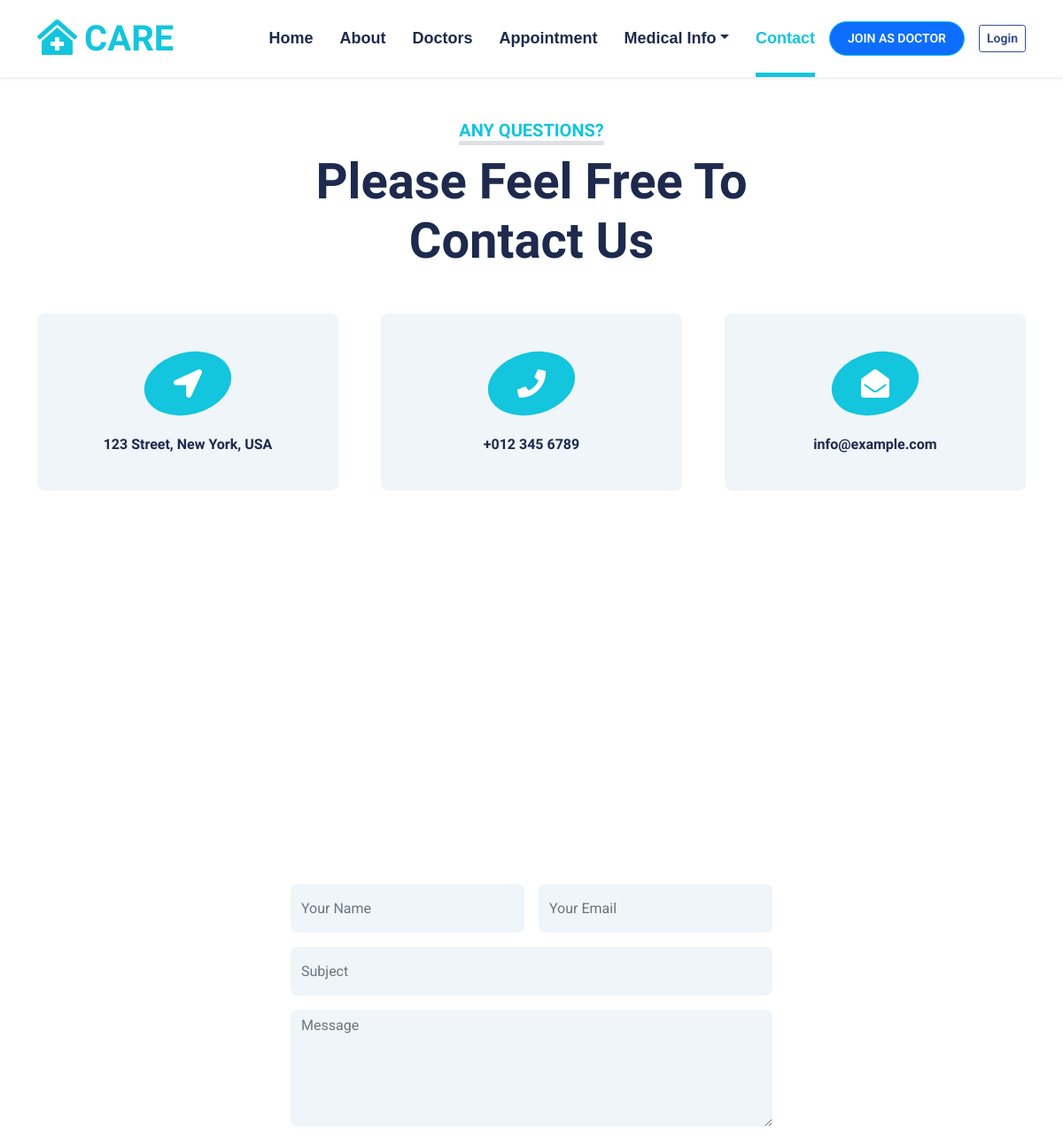
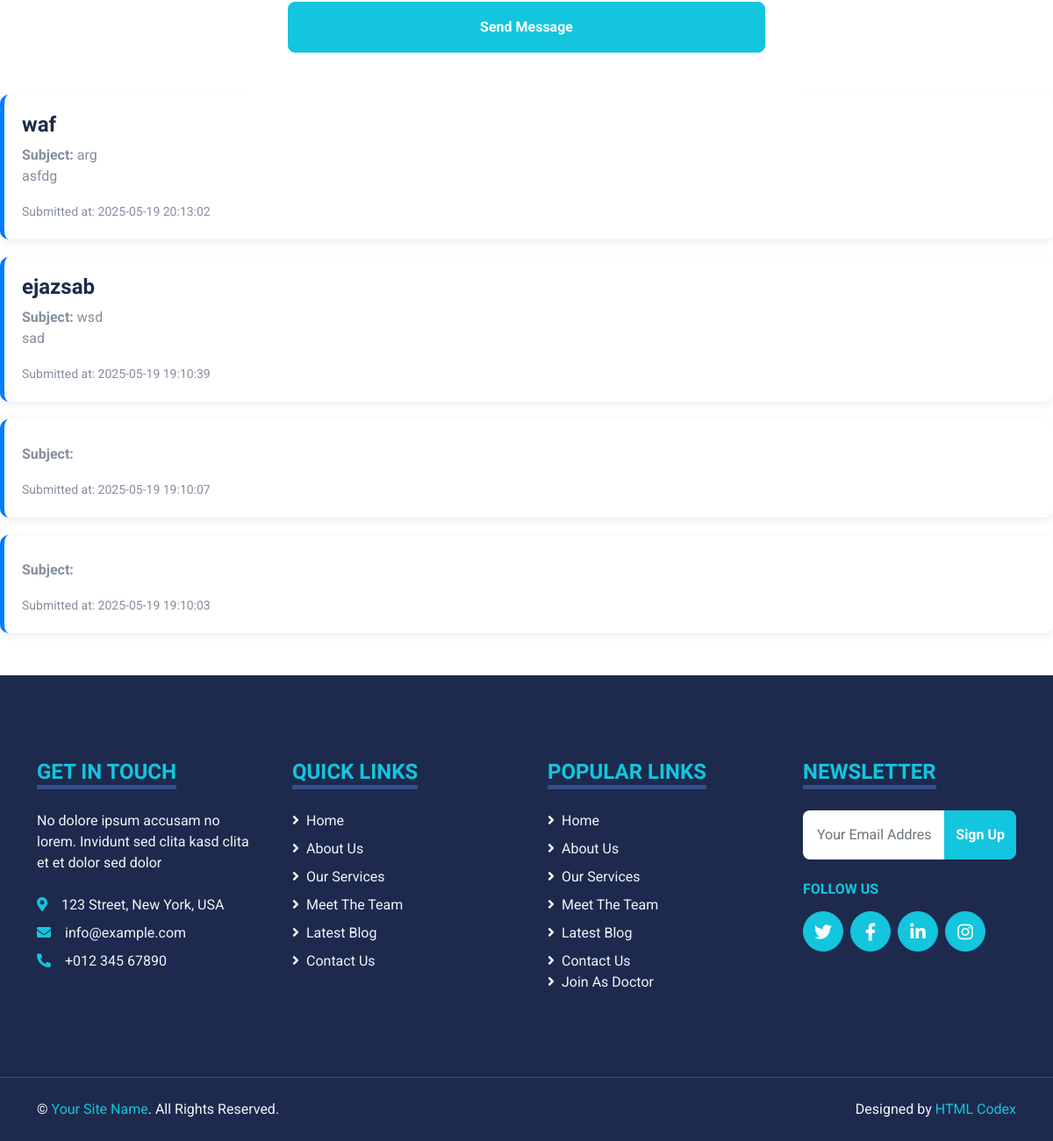
The page /contact.php on the database its author committed (2 pictures, top to bottom).
### tables this page shows
CREATE TABLE `feedback` (
  `id` int(11) NOT NULL,
  `name` varchar(100) DEFAULT NULL,
  `email` varchar(100) DEFAULT NULL,
  `subject` varchar(150) DEFAULT NULL,
  `message` text DEFAULT NULL,
  `submitted_at` timestamp NOT NULL DEFAULT current_timestamp()
);

### contact.php (the view, shortened to what this page needs)
<?php
include("db.php");
$result = $conn->query("SELECT * FROM feedback ORDER BY submitted_at DESC");
?>
<!DOCTYPE html>
<html lang="en">
<head>
    <link href="https://cdnjs.cloudflare.com/ajax/libs/font-awesome/5.15.0/css/all.min.css" rel="stylesheet">
    <link href="https://cdn.jsdelivr.net/npm/bootstrap-icons@1.4.1/font/bootstrap-icons.css" rel="stylesheet">
    <link href="lib/owlcarousel/assets/owl.carousel.min.css" rel="stylesheet">
    <link href="lib/tempusdominus/css/tempusdominus-bootstrap-4.min.css" rel="stylesheet" />
    <link href="css/bootstrap.min.css" rel="stylesheet">
    <link href="css/style.css" rel="stylesheet">
</head>
<body>
<?php include("nav.php"); ?>
    <div class="container-fluid pt-5">
        <div class="container">
            <div class="text-center mx-auto mb-5" style="max-width: 500px;">
                <h5 class="d-inline-block text-primary text-uppercase border-bottom border-5">Any Questions?</h5>
                <h1 class="display-4">Please Feel Free To Contact Us</h1>
            </div>
            <div class="row g-5 mb-5">
                <div class="col-lg-4">
                    <div class="bg-light rounded d-flex flex-column align-items-center justify-content-center text-center" style="height: 200px;">
                        <div class="d-flex align-items-center justify-content-center bg-primary rounded-circle mb-4" style="width: 100px; height: 70px; transform: rotate(-15deg);">
                            <i class="fa fa-2x fa-location-arrow text-white" style="transform: rotate(15deg);"></i>
                        </div>
                        <h6 class="mb-0">123 Street, New York, USA</h6>
                    </div>
                </div>
                <div class="col-lg-4">
                    <div class="bg-light rounded d-flex flex-column align-items-center justify-content-center text-center" style="height: 200px;">
                        <div class="d-flex align-items-center justify-content-center bg-primary rounded-circle mb-4" style="width: 100px; height: 70px; transform: rotate(-15deg);">
                            <i class="fa fa-2x fa-phone text-white" style="transform: rotate(15deg);"></i>
                        </div>
                        <h6 class="mb-0">+012 345 6789</h6>
                    </div>
                </div>
                <div class="col-lg-4">
                    <div class="bg-light rounded d-flex flex-column align-items-center justify-content-center text-center" style="height: 200px;">
                        <div class="d-flex align-items-center justify-content-center bg-primary rounded-circle mb-4" style="width: 100px; height: 70px; transform: rotate(-15deg);">
                            <i class="fa fa-2x fa-envelope-open text-white" style="transform: rotate(15deg);"></i>
                        </div>
                        <h6 class="mb-0">info@example.com</h6>
                    </div>
                </div>
            </div>
            <div class="row">
                <div class="col-12" style="height: 500px;">
                    <div class="position-relative h-100">
                        <iframe class="position-relative w-100 h-100"
                            src="https://www.google.com/maps/embed?pb=!1m18!1m12!1m3!1d3001156.4288297426!2d-78.01371936852176!3d42.72876761954724!2m3!1f0!2f0!3f0!3m2!1i1024!2i768!4f13.1!3m3!1m2!1s0x4ccc4bf0f123a5a9%3A0xddcfc6c1de189567!2sNew%20York%2C%20USA!5e0!3m2!1sen!2sbd!4v1603794290143!5m2!1sen!2sbd"
                            frameborder="0" style="border:0;" allowfullscreen="" aria-hidden="false"
                            tabindex="0">
                        </iframe>
                    </div>
                </div>
            </div>
            <div class="row justify-content-center position-relative" style="margin-top: -200px; z-index: 1;">
                <div class="col-lg-8">
                    <div class="bg-white rounded p-5 m-5 mb-0">
                        <form action="" method="POST">
    <div class="row g-3">
        <div class="col-12 col-sm-6">
            <input type="text" name="name" class="form-control bg-light border-0" placeholder="Your Name" style="height: 55px;" required>
        </div>
        <div class="col-12 col-sm-6">
            <input type="email" name="email" class="form-control bg-light border-0" placeholder="Your Email" style="height: 55px;" required>
        </div>
        <div class="col-12">
            <input type="text" name="subject" class="form-control bg-light border-0" placeholder="Subject" style="height: 55px;" required>
        </div>
        <div class="col-12">
            <textarea name="message" class="form-control bg-light border-0" rows="5" placeholder="Message" required></textarea>
        </div>
        <div class="col-12">
            <button class="btn btn-primary w-100 py-3" type="submit">Send Message</button>
        </div>
    </div>
</form>
                    </div>
                </div>
            </div>
        </div>
    </div>
<?php
if ($result->num_rows > 0) {
    while($row = $result->fetch_assoc()) {
        echo '
        <div class="feedback-card">
            <h4>' . htmlspecialchars($row["name"]) . ' </h4>
            <strong>Subject:</strong> ' . htmlspecialchars($row["subject"]) . '<br>
            <p>' . nl2br(htmlspecialchars($row["message"])) . '</p>
            <small>Submitted at: ' . $row["submitted_at"] . '</small>
        </div>';
    }
} else {
    echo "<p>No feedback submitted yet.</p>";
}
?>
   <?php include("footer.php"); ?>
</body>
</html>

### css/style.css (style rules this page uses)
:root { --primary: #13C5DD; --secondary: #354F8E; --light: #EFF5F9; --dark: #1D2A4D; }
.btn { font-weight: 700; transition: .5s; }
.btn-primary { color: #FFFFFF; }

### contact.php (style rules this page uses)
.container { max-width: 900px; margin: auto; }
.feedback-card { background: #ffffff; border-left: 5px solid #007bff; padding: 20px; margin-bottom: 20px; border-radius: 10px; box-shadow: 0px 3px 10px rgba(0, 0, 0, 0.08); transition: all 0.3s ease; }

### rows shown on the page
feedback: name "waf", subject "arg", message "asfdg", submitted_at "2025-05-19 20:13:02"
feedback: name "ejazsab", subject "wsd", message "sad", submitted_at "2025-05-19 19:10:39"
feedback: submitted_at "2025-05-19 19:10:07"
feedback: submitted_at "2025-05-19 19:10:03"
